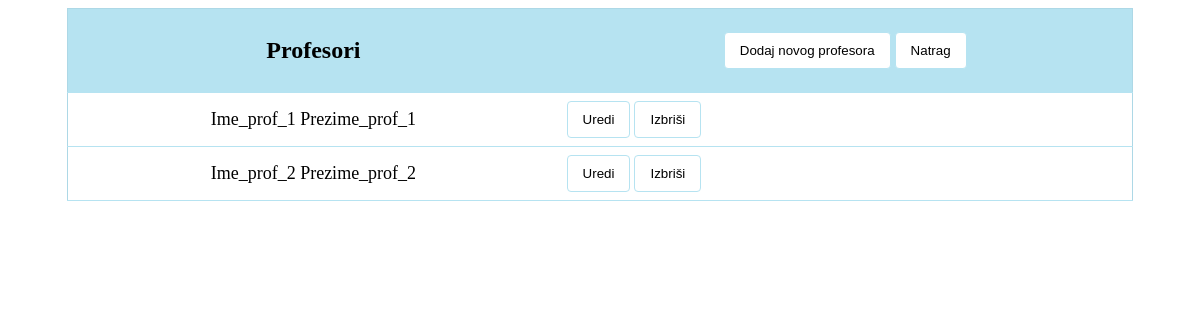
The app's page /profesors_admin_navigation/ with its own data.
### app/models.py (models this page shows, shortened)
class Korisnici(AbstractUser):
    email = models.CharField(max_length=64)
    password = models.CharField(max_length=128)
    status = models.CharField(max_length=10, choices=(('none', 'None'),('redovni', 'Redovni'), ('izvanredni', 'Izvanredni')))
    uloga = models.CharField(max_length=20, choices=(('ADMIN', 'admin'),('PROF', 'profesor'),('STU', 'student')),null=True, blank=True)

### app/views.py (the view)
# urls.py: path('profesors_admin_navigation/', views.svi_profesori, name='profesors_admin_navigation'),
def svi_profesori(request):
    profesors = Korisnici.objects.filter(uloga='PROF')
    return render(request, 'profesors_admin_navigation.html', {'profesors': profesors})

### app/templates/profesors_admin_navigation.html
{% extends 'base.html' %}
{% block prof_admin_nav%}
<table style="margin-left: 5%; width:90%; border: 1px solid lightblue;">
    <thead>
        <th><h2 style="text-align:center;"> Profesori </h2></th>
        <th colspan="2">
            <button onclick="window.location.href='http://localhost:8000/add_profesor/';">Dodaj novog profesora</button>
            <button onclick="window.location.href='http://localhost:8000/login_by_user/admin/';">Natrag</button>
        </th>
    </thead>
    <tbody>
        {% for profesor in profesors %}
        <tr>
            <td style="text-align: center;font-size: 18px;">{{ profesor.first_name }} {{ profesor.last_name }}
            </td><td>
            <button onclick="window.location.href='{% url 'edit_profesor' profesor.pk %}'">Uredi</button>
            <button onclick="window.location.href='{% url 'check_prof_delete' profesor.id %}';">Izbriši</button></td>
        </tr>
        {% endfor %}
    </tbody>
</table>
{% endblock %}

### app/templates/base.html (style rules this page uses)
:root { --primary-color: #B6E3F1; --secondary-color: #C5F3C6; --accent-color: #E5D3E8; --highlight-color: #FAD9E9; --highlight2-color: #FDF3B5; --highlight3-color: #FFD6B0; }
button, input[type="submit"] { background-color: white; color: black; padding: 10px 15px; text-align: center; text-decoration: none; cursor: pointer; border: 1px solid var(--primary-color); border-radius: 4px; }
table { border-collapse: collapse; }
th, td { padding: 8px; border-bottom: 1px solid var(--primary-color); color: black; }
thead { background-color: var(--primary-color); color: black; }

### records on screen
Korisnici: first_name "Ime_prof_1", last_name "Prezime_prof_1"
Korisnici: first_name "Ime_prof_2", last_name "Prezime_prof_2"
